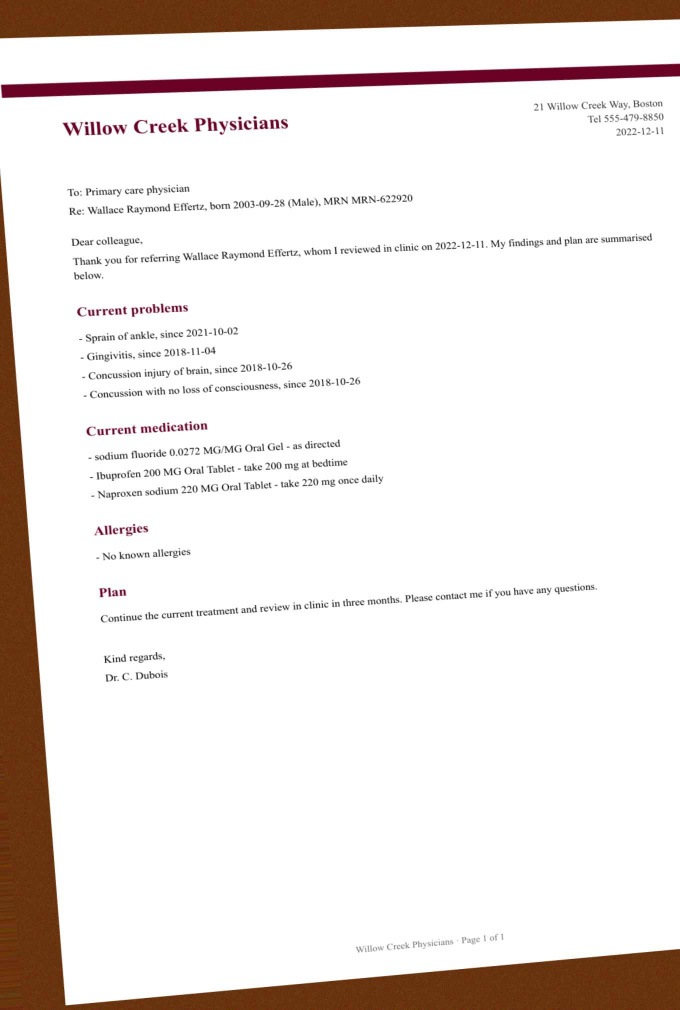
#> input picture data/photos/clinic_letter_p1_v0.jpg, 1359 x 2019 px (shown at 1/2 size)
$ python -i ocr.py   (imports and definitions only)
#> lines starting #> are read from the running program, lines starting #| are printed output that depends on the picture; after the words box and inside, x2 and y2 are one past the last pixel; in counts of white or black regions, pixels touching at a corner belong together
"""Photos and scanned pages -> the same numbered lines with boxes as ingest_pdf.

A photo is cleaned before OCR: turned upright, flattened to the sheet of paper and
given more contrast. The cleaned image becomes the page image, so line boxes are in
its pixels and the source viewer's highlights land on the text OCR read.
"""

from __future__ import annotations

import io
import threading
from collections.abc import Sequence
from functools import cache
from pathlib import Path
from typing import Any

import cv2
import numpy as np
from PIL import Image, ImageOps

from app.pipeline.ingest import IngestResult, Line, Page, sha256_hex

# Longest side of a cleaned photo: PDF pages render at about 1241x1754 (150 dpi).
MAX_PAGE_SIDE = 2000
# Text detection runs on a copy scaled to this; recognition reads the full image.
DETECT_SIDE = 1280
# The paper must cover this share of the photo, or the photo is used as it is.
MIN_PAGE_AREA = 0.3

# One page at a time: each OCR call can briefly use several hundred MB.
_lock = threading.Lock()


# [13 lines left out: function _engine, not called in this run]


def load_engine() -> None:
    """Load the models at startup so the first upload doesn't wait for them."""
    _engine()


# [36 lines left out: functions _read_lines, reading_order, not called in this run]


def _corners(points: np.ndarray) -> np.ndarray:
    """Top-left, top-right, bottom-right, bottom-left."""
    sums = points.sum(axis=1)
    diffs = np.diff(points, axis=1).ravel()
    return np.array(
        [
            points[sums.argmin()],
            points[diffs.argmin()],
            points[sums.argmax()],
            points[diffs.argmax()],
        ],
        dtype=np.float32,
    )


def flatten_page(rgb: np.ndarray) -> np.ndarray:
    """Warp the sheet of paper to a straight rectangle, or return the photo as it is
    when no sheet stands out from the background."""
    height, width = rgb.shape[:2]
#> height = 2019; width = 1359
    scale = 1000 / max(height, width)
#> scale = 0.495
    small = cv2.resize(rgb, None, fx=scale, fy=scale)
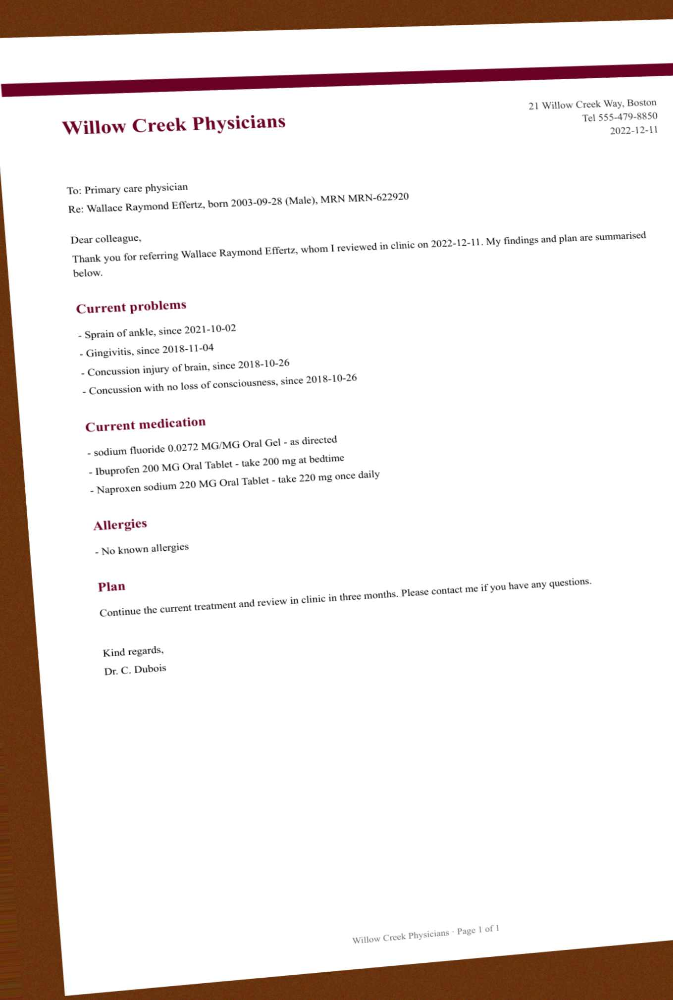
#> small: shape (1000, 673, 3); mean R, G, B 235.4, 228.7, 225.7
    gray = cv2.GaussianBlur(cv2.cvtColor(small, cv2.COLOR_RGB2GRAY), (5, 5), 0)
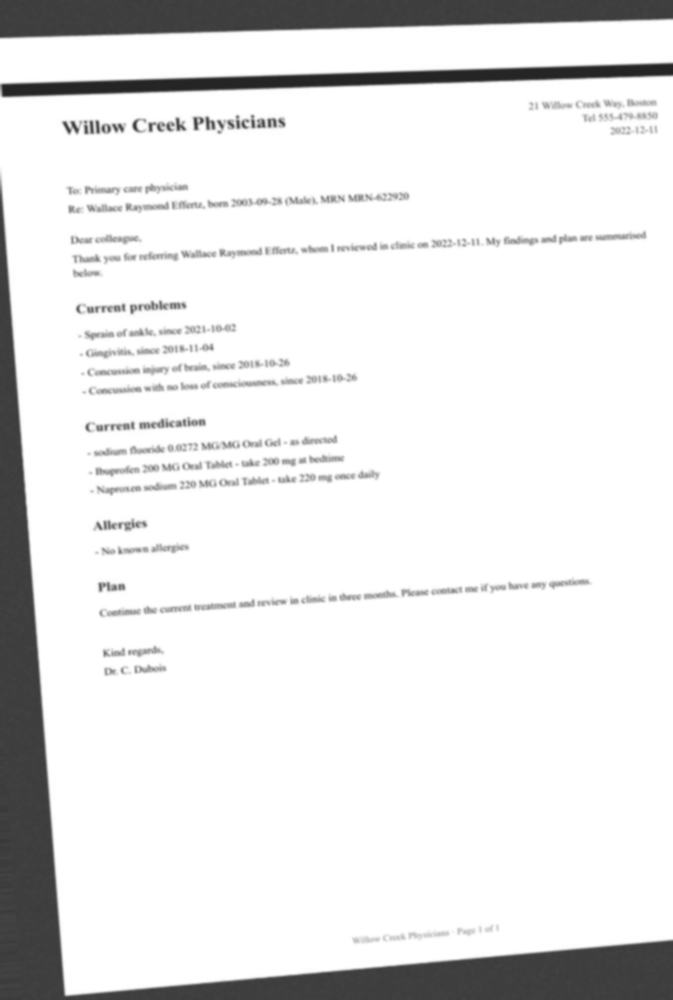
#> gray: shape (1000, 673); min 35, max 255, mean 230.4
    _, mask = cv2.threshold(gray, 0, 255, cv2.THRESH_BINARY + cv2.THRESH_OTSU)
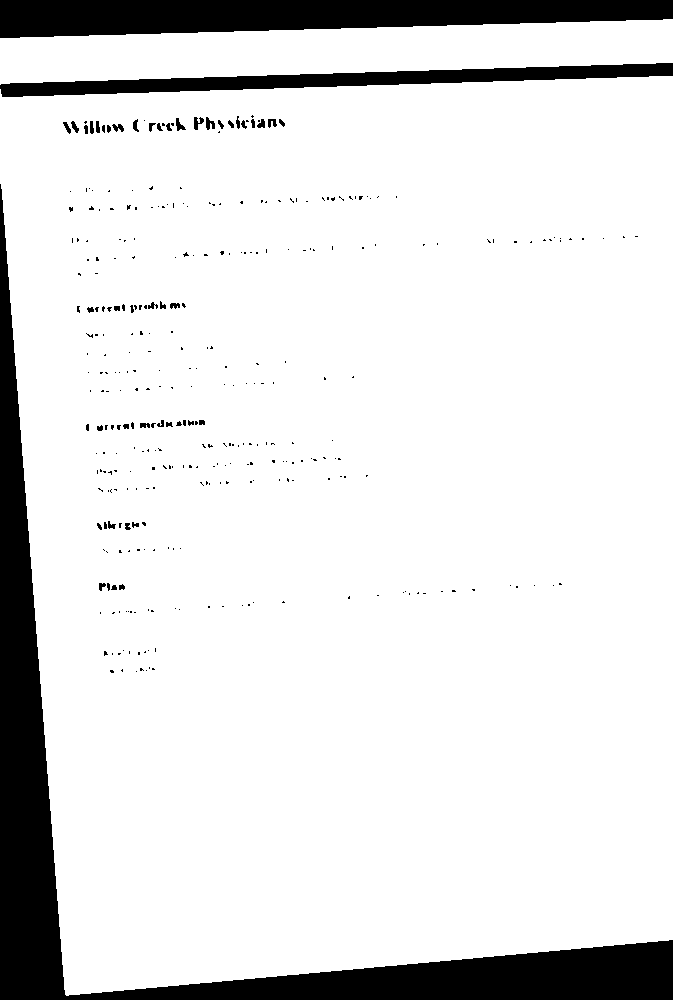
#> mask: shape (1000, 673); 88.5% white; 338 black regions (292 under 20 px), largest, box (x1, y1, x2, y2) and area: (0, 184, 673, 1000) 46578, (0, 0, 673, 38) 19258, (0, 63, 673, 97) 8807
    mask = cv2.morphologyEx(mask, cv2.MORPH_CLOSE, np.ones((15, 15), np.uint8))
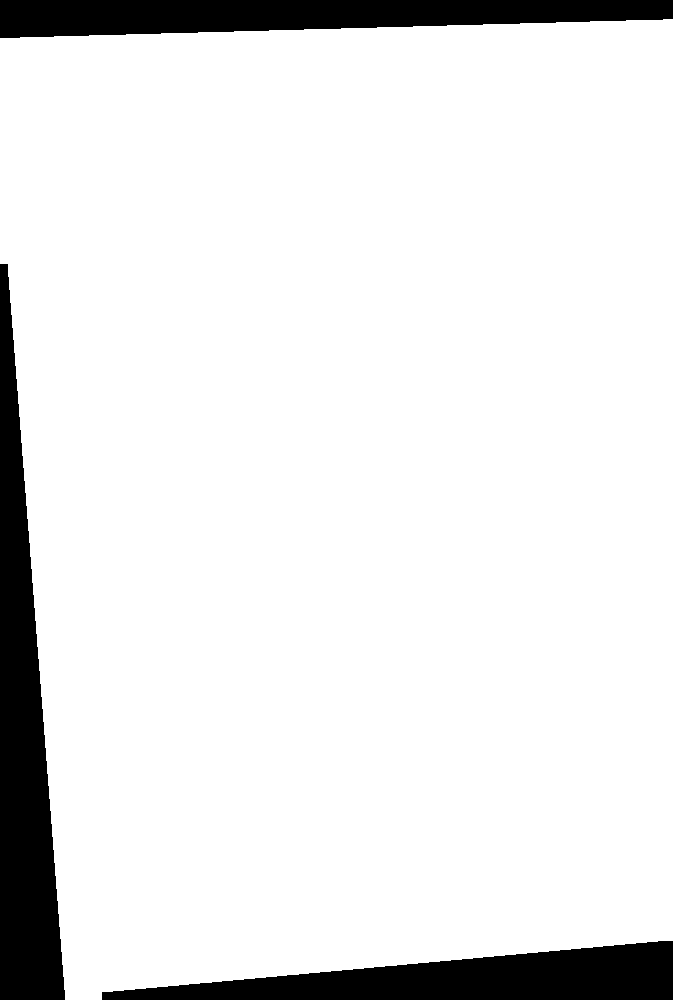
#> mask: shape (1000, 673); 90.3% white; 3 black regions
    contours, _ = cv2.findContours(mask, cv2.RETR_EXTERNAL, cv2.CHAIN_APPROX_SIMPLE)
#> contours = 1 contour; box (x1, y1, x2, y2) and area: (0, 19, 673, 1000) 606142
    if not contours:
        return rgb
    paper = max(contours, key=cv2.contourArea)
#> paper = contour of 264 points, box (x1, y1, x2, y2) (0, 19, 673, 1000), area 606142
    if cv2.contourArea(paper) < MIN_PAGE_AREA * small.shape[0] * small.shape[1]:
        return rgb
    quad = cv2.approxPolyDP(paper, 0.02 * cv2.arcLength(paper, True), True)
#> quad = [[672, 19], [0, 38], [65, 999], [672, 940]]
    if len(quad) != 4:
        quad = cv2.boxPoints(cv2.minAreaRect(paper))
    corners = _corners(quad.reshape(-1, 2).astype(np.float32) / scale)
#> in _corners, `sums = points.sum(axis=1)`: sums = [1395.1, 76.72, 2148.2, 3254.6]
#> in _corners, `diffs = np.diff(points, axis=1).ravel()`: diffs = [-1318.4, 76.72, 1885.7, 541.1]
#> corners = [[0, 76.72], [1356.8, 38.36], [1356.8, 1897.9], [131.2, 2017]]
    tl, tr, br, bl = corners
#> tl = [0, 76.72]; tr = [1356.8, 38.36]; br = [1356.8, 1897.9]; bl = [131.2, 2017]
    out_w = int(max(np.linalg.norm(tr - tl), np.linalg.norm(br - bl)))
#> out_w = 1357
    out_h = int(max(np.linalg.norm(bl - tl), np.linalg.norm(br - tr)))
#> out_h = 1944
    target = np.array(
        [[0, 0], [out_w - 1, 0], [out_w - 1, out_h - 1], [0, out_h - 1]],
        dtype=np.float32,
    )
#> target = [[0, 0], [1356, 0], [1356, 1943], [0, 1943]]
    matrix = cv2.getPerspectiveTransform(corners, target)
#> matrix = [[0.946, -0.064, 4.91], [0.0254, 0.9, -69.02], [-3.65e-05, -4.72e-05, 1]]
    return cv2.warpPerspective(rgb, matrix, (out_w, out_h), flags=cv2.INTER_CUBIC)
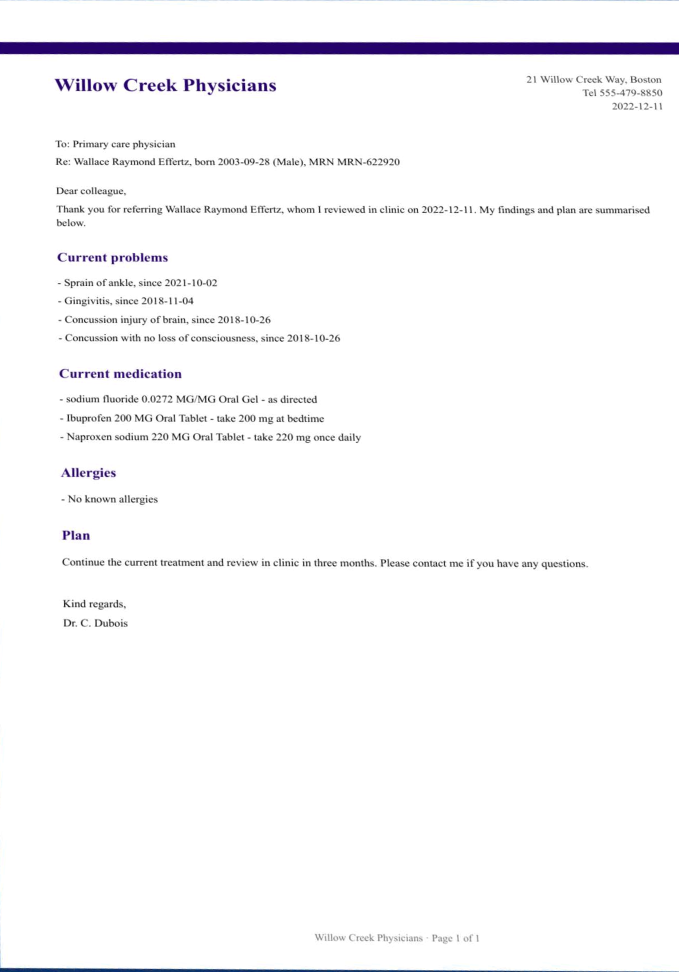
#> returned value: shape (1944, 1357, 3) (shown at 1/2 size); mean of channels 0, 1, 2 249.8, 248.1, 248.6; drawn as B, G, R


# [11 lines left out: functions _shrink, _contrast, not called in this run]


def clean_photo(data: bytes) -> np.ndarray:
    photo = ImageOps.exif_transpose(Image.open(io.BytesIO(data))).convert("RGB")
    return _contrast(_shrink(flatten_page(np.asarray(photo))))


# [42 lines left out: functions ingest_photo, read_scanned_pages, not called in this run]

>>> import cv2
>>> picture = cv2.cvtColor(cv2.imread('../../../data/photos/clinic_letter_p1_v0.jpg'), cv2.COLOR_BGR2RGB)
>>> result = flatten_page(picture)

$ run again, on data/photos/discharge_summary_p1_v0.jpg
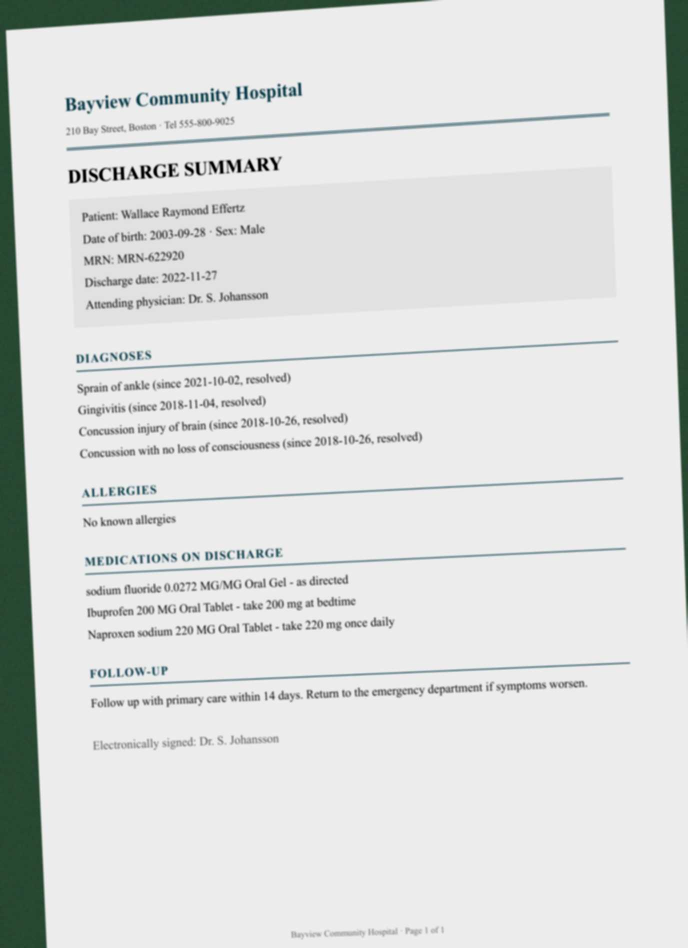
#> input picture data/photos/discharge_summary_p1_v0.jpg, 1375 x 1896 px (shown at 1/2 size)
#> in flatten_page, `mask = cv2.morphologyEx(mask, cv2.MORPH_CLOSE, np.ones((15, 15), np.ui..`:
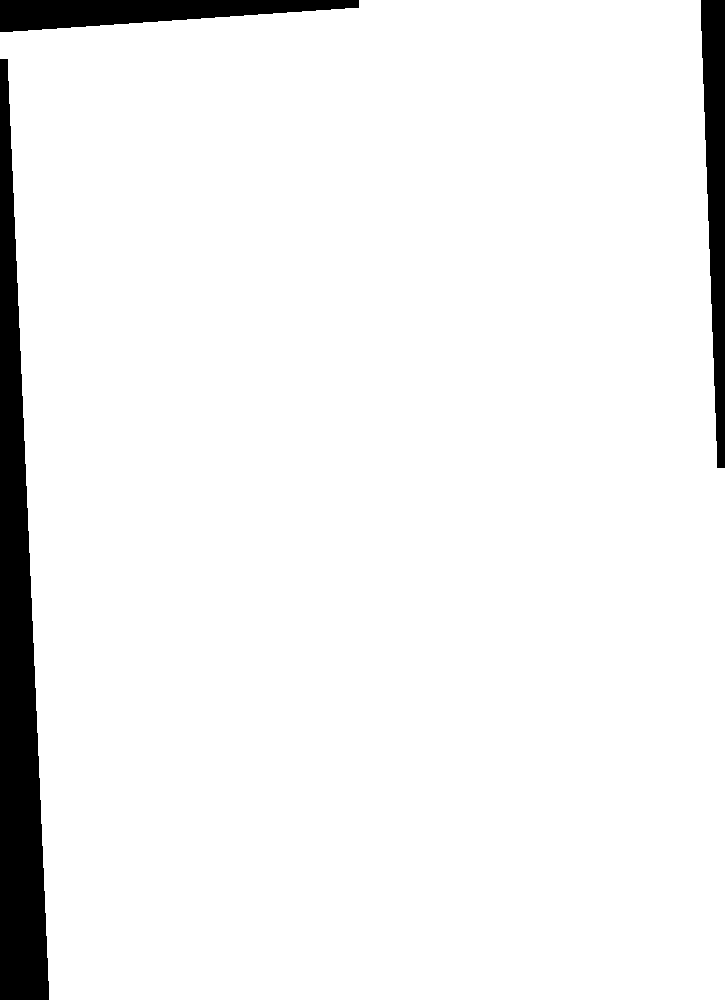
#> mask: shape (1000, 725); 94.3% white; 3 black regions
#> contours = 1 contour; box (x1, y1, x2, y2) and area: (0, 0, 725, 1000) 681873
#> paper = contour of 175 points, box (x1, y1, x2, y2) (0, 0, 725, 1000), area 681873
#> quad = [[0, 32], [49, 999], [724, 999], [700, 0]]
#> sums = [60.67, 1987, 3266.8, 1327.2]
#> diffs = [60.67, 1801.2, 521.4, -1327.2]
#> corners = [[0, 60.67], [1327.2, 0], [1372.7, 1894.1], [92.9, 1894.1]]
#> tl = [0, 60.67]; tr = [1327.2, 0]; br = [1372.7, 1894.1]; bl = [92.9, 1894.1]
#> out_w = 1328
#> out_h = 1894
#> target = [[0, 0], [1327, 0], [1327, 1893], [0, 1893]]
#> matrix = [[1.03, -0.0522, 3.16], [0.0453, 0.991, -60.12], [2.39e-05, -2.12e-05, 1]]
#> in flatten_page, `return cv2.warpPerspective(rgb, matrix, (out_w, out_h), flags=cv2.INTE..`:
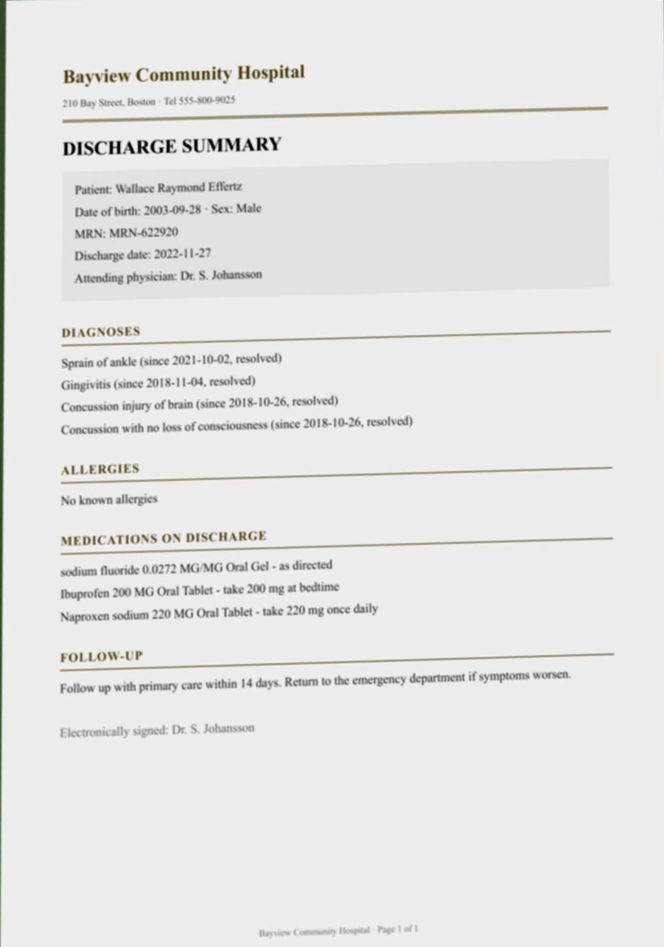
#> returned value: shape (1894, 1328, 3) (shown at 1/2 size); mean of channels 0, 1, 2 228.5, 229.2, 229.2; drawn as B, G, R

$ run again, on data/photos/discharge_summary_p2_v0.jpg
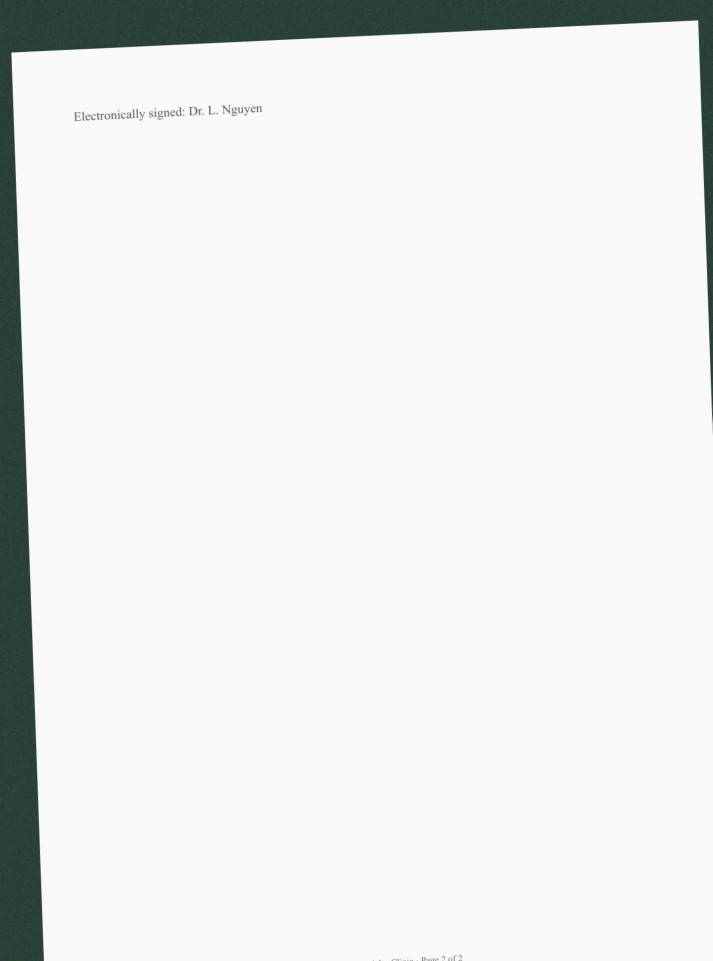
#> input picture data/photos/discharge_summary_p2_v0.jpg, 1425 x 1922 px (shown at 1/2 size)
#> in flatten_page, `_, mask = cv2.threshold(gray, 0, 255, cv2.THRESH_BINARY + cv2.THRESH_O..`:
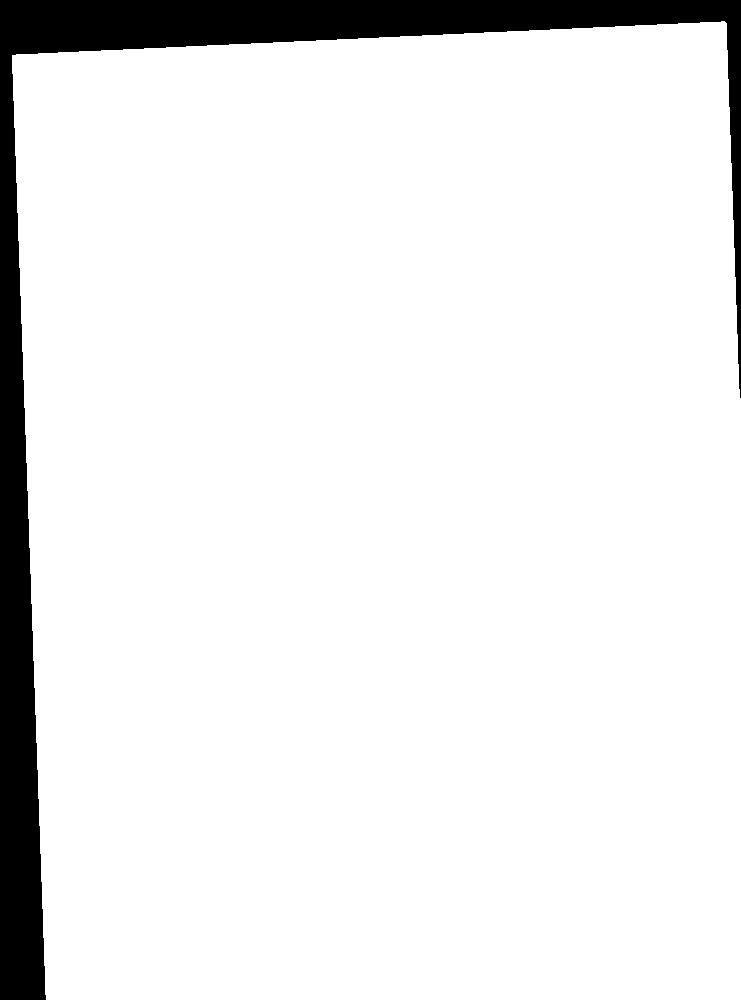
#> mask: shape (1000, 741); 92.1% white; 1 black region, box (x1, y1, x2, y2) and area: (0, 0, 741, 1000) 58260
#> contours = 1 contour; box (x1, y1, x2, y2) and area: (12, 21, 741, 1000) 681851
#> paper = contour of 154 points, box (x1, y1, x2, y2) (12, 21, 741, 1000), area 681851
#> quad = [[724, 21], [12, 55], [45, 999], [740, 999]]
#> sums = [1431.9, 128.8, 2006.6, 3342.4]
#> diffs = [-1351.2, 82.65, 1833.6, 497.8]
#> corners = [[23.06, 105.7], [1391.5, 40.36], [1422.3, 1920.1], [86.49, 1920.1]]
#> tl = [23.06, 105.7]; tr = [1391.5, 40.36]; br = [1422.3, 1920.1]; bl = [86.49, 1920.1]
#> out_w = 1370
#> out_h = 1879
#> target = [[0, 0], [1369, 0], [1369, 1878], [0, 1878]]
#> matrix = [[1.03, -0.0361, -20.02], [0.0481, 1.01, -107.6], [2.56e-05, -1.45e-05, 1]]
#> in flatten_page, `return cv2.warpPerspective(rgb, matrix, (out_w, out_h), flags=cv2.INTE..`:
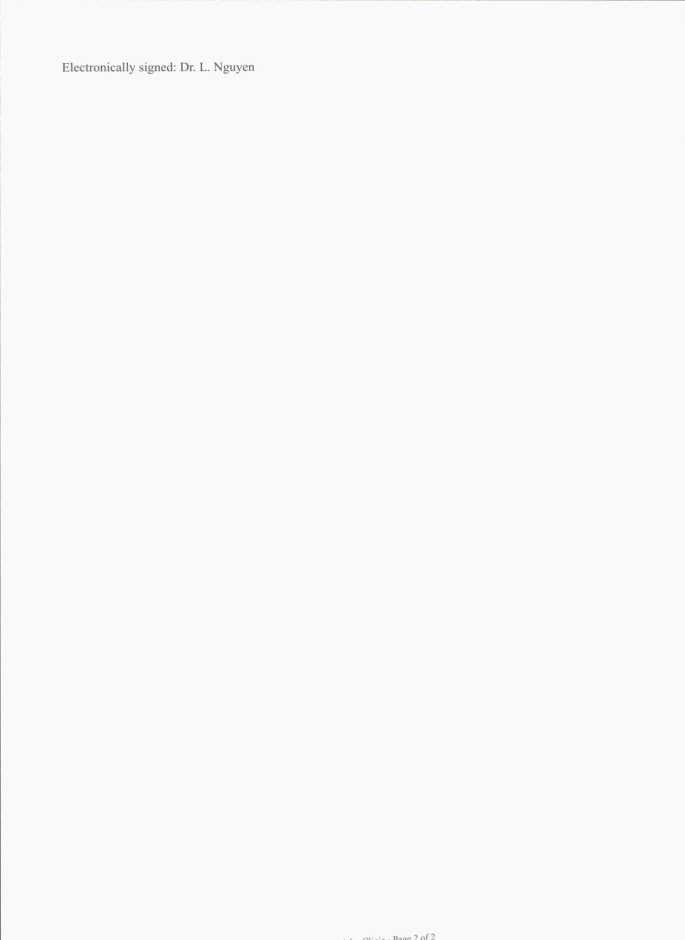
#> returned value: shape (1879, 1370, 3) (shown at 1/2 size); mean of channels 0, 1, 2 248.8, 248.8, 248.8; drawn as B, G, R
